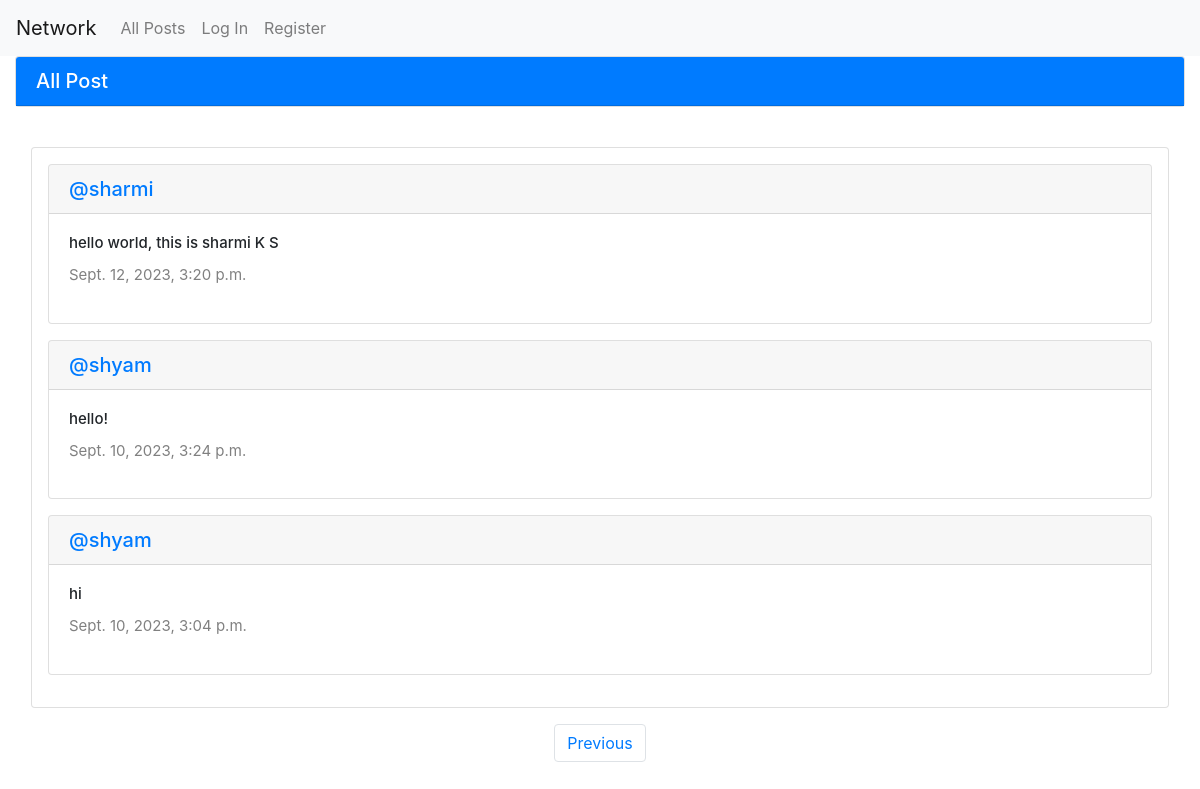
Screenshot of /?page=2 with the database file from the repository.
### network/models.py (models this page shows, shortened)
class Post(models.Model):
    content = models.CharField(max_length=140)
    user = models.ForeignKey(User, on_delete=models.CASCADE, related_name="author")
    date = models.DateTimeField(auto_now_add=True)

class User(AbstractUser):
    pass

### network/views.py (the view)
# urls.py: path("", views.index, name="index"),
def index(request):
    allPosts = Post.objects.all().order_by("id").reverse()
    paginator = Paginator(allPosts,10)
    page_Number = request.GET.get('page')
    posts_of_the_page = paginator.get_page(page_Number)
    allLikes =Like.objects.all()
    whoYouLiked = []
    try:
        for like in allLikes:
            if like.user.id == request.user.id:
                whoYouLiked.append(like.post.id)
    except:
        whoYouLiked = []
    for post in posts_of_the_page:
        post.like_count = Like.objects.filter(post=post).count()
    return render(request, "network/index.html",{
        "allPosts":allPosts,
        "posts_of_the_page" : posts_of_the_page,
        "whoyouliked" : whoYouLiked,
    })

### network/templates/network/index.html (shortened to what this page needs)
{% extends "network/layout.html" %}
{% block body %}
<div class="container-fluid">
<div class="card">
    <h5 class="card-header bg-primary" style="color:white;">All Post</h5>
  </div>
</div>
<br>
<div class="container-fluid" style="margin-bottom:1rem;">
    <div class="card" style="margin:1rem;padding:1rem;">
        {% for post in posts_of_the_page %}
        <div class="card" style="margin-bottom:1rem;">
            <h5 class="card-header"><a href="{% url 'profile_link' user_id=post.user.id %}">@{{ post.user }}</a></h5>
            <div class="card-body form-floating mb-3">
                <h6 class="content card-title" id="content_{{ post.id }}">{{ post.content }}</h6>
                <p class="date card-text">{{ post.date }}</p>
            </div>
        </div>
        {% endfor %}
    </div>
</div>
    <nav aria-label = "Page navigation example">
        <ul class="pagination d-flex justify-content-center">
            {% if posts_of_the_page.has_previous %}
                <li class="page-item"><a class="page-link" href="?page={{ posts_of_the_page.previous_page_number }}">Previous</a></li>
            {% endif %}
        </ul>
    </nav>
{% endblock %}

### network/static/network/styles.css (style rules this page uses)
.content { font-size: 15px; }
.date { color:gray; font-size: 15px; }

### rows the page displays
Post: user "sharmi", content "hello world, this is sharmi K S", date "Sept. 12, 2023, 3:20 p.m."
Post: user "shyam", content "hello!", date "Sept. 10, 2023, 3:24 p.m."
Post: user "shyam", content "hi", date "Sept. 10, 2023, 3:04 p.m."
